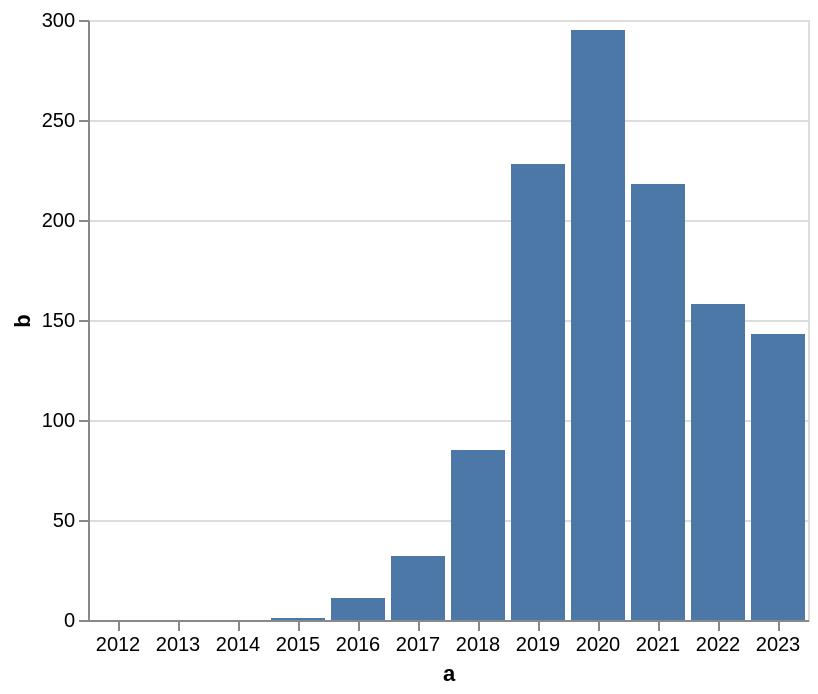

Write a Vega-Lite specification for this figure.
### Vega-Lite specification from a JSON file in a GitHub repository (floating-point values rounded to 4 significant figures)
{"$schema": "https://vega.github.io/schema/vega-lite/v5.json", "description": "A simple bar chart with embedded data.", "data": {"values": [{"a": "2012", "b": 0}, {"a": "2013", "b": 0}, {"a": "2014", "b": 0}, {"a": "2015", "b": 1}, {"a": "2016", "b": 11}, {"a": "2017", "b": 32}, {"a": "2018", "b": 85}, {"a": "2019", "b": 228}, {"a": "2020", "b": 295}, {"a": "2021", "b": 218}, {"a": "2022", "b": 158}, {"a": "2023", "b": 143}]}, "width": {"step": 30}, "mark": "bar", "encoding": {"x": {"field": "a", "type": "nominal", "axis": {"labelAngle": 0}}, "y": {"field": "b", "type": "quantitative"}}}
